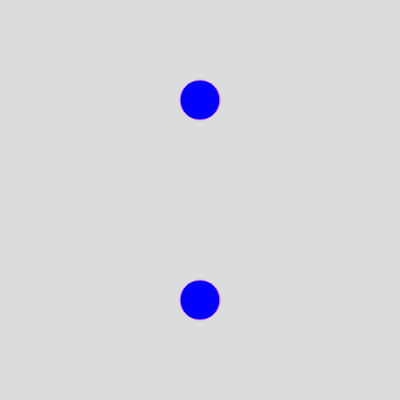
Frame 1 (no input)
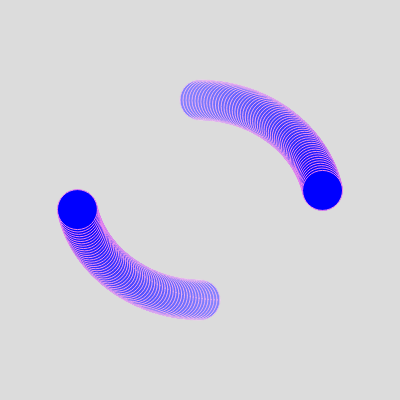
Frame 60 (no input)
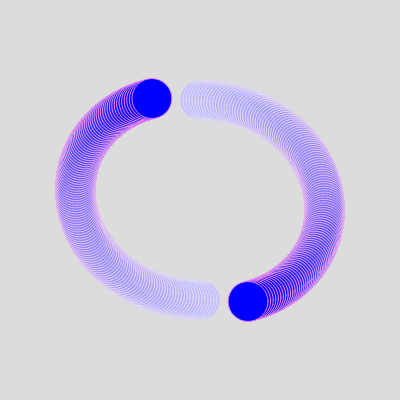
Frame 120 (the mouse pressed at the canvas centre since frame 60)

The p5.js sketch that drew these frames (run headless with seeded random() and noise() and a simulated clock; from frame 60 on, the mouse is pressed at the canvas centre):

// p5.js sketch
// ── sketch.js
const G = 1; // Gravitational Constant
let body1;
let body2;

class Body {
  constructor(mass = 15, position, velocity) {
    this.position =
      position ?? createVector(random(0, width), random(0, height));
    this.velocity = velocity ?? createVector(0, 0);
    this.acceleration = createVector(0, 0);
    this.mass = mass;
  }

  show() {
    stroke('violet');
    fill('blue');
    circle(this.position.x, this.position.y, this.mass);
  }

  update() {
    this.velocity.add(this.acceleration);
    this.position.add(this.velocity);
    this.acceleration.mult(0);
  }

  applyForce(force) {
    let f = p5.Vector.div(force, this.mass);
    this.acceleration.add(f);
  }

  attract(body) {
    //get distance between both bodies
    const force = p5.Vector.sub(this.position, body.position);
    // get length
    let distance = force.mag();
    // set limits, also helps prevent dividing by zero
    distance = constrain(distance, 10, 25);
    // calculate force strenght
    const strength = (G * this.mass * body.mass) / distance ** 2;
    force.setMag(strength);
    return force;
  }
}

function setup() {
  createCanvas(400, 400);
  background(220);
  const body1InitVel = createVector(3, 0);
  const body2InitVel = createVector(-3, 0);
  const body1InitPos = createVector(width / 2, 100);
  const body2InitPos = createVector(width / 2, 300);
  body1 = new Body(40, body1InitPos, body1InitVel);
  body2 = new Body(40, body2InitPos, body2InitVel);
}

function draw() {
  background(220, 220, 220, 3);
  body1.show();
  body2.show();
  const body1AttractionForce = body1.attract(body2);
  const body2AttractionForce = body2.attract(body1);
  body2.applyForce(body1AttractionForce);
  body1.applyForce(body2AttractionForce);
  body2.update();
  body1.update();
}
